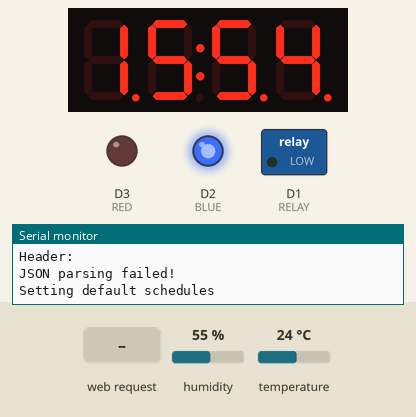
Simulated run of this sketch. Board: ESP8266 (NodeMCU). Parts: 4-digit seven-segment display, switched loads named in the sketch (green lamp = pin HIGH), output pins drawn as LEDs (lit = HIGH), the last lines printed to the serial monitor. Inputs (shaded band) come from the test bench; at power-on: temperature 24 °C, humidity 55 %. WiFi joins after 1.5 s; servers stay silent unless stated; uploads are accepted with an empty reply.

Above: at 10.0 s.
10.1 s: HTTP request GET /?submit=ON received
At 10.5 s:
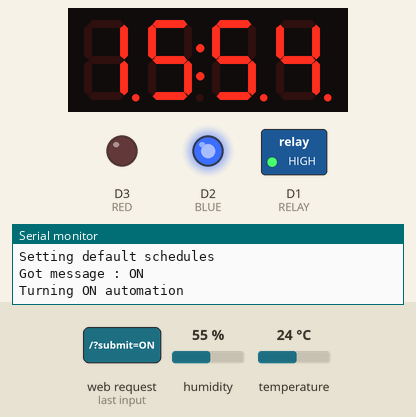
12.5 s: HTTP request GET /?submit=OFF received
At 16.2 s:
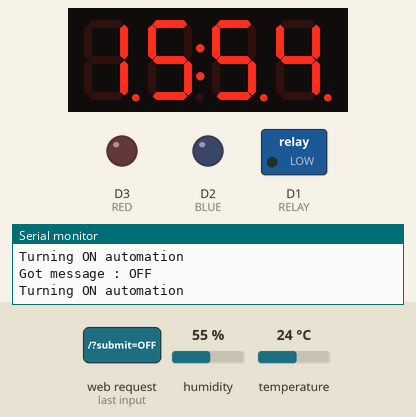
18.8 s: temperature set to 12 °C
At 29.4 s:
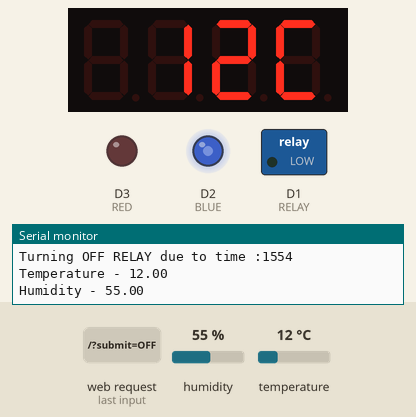
30.4 s: HTTP request GET /?submit=ON received
At 31.3 s:
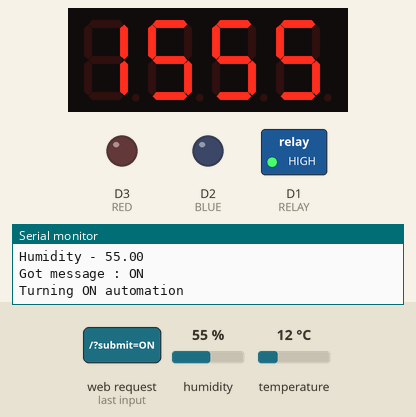
40.4 s: temperature set to 19 °C
At 50.4 s:
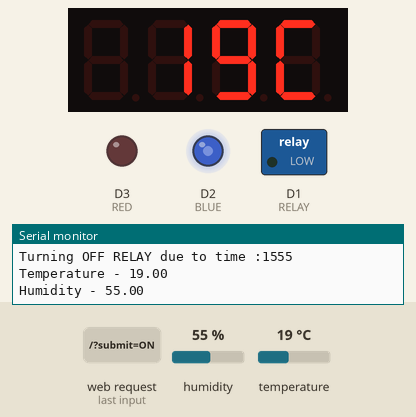
54.4 s: temperature set to 28 °C
At 59.7 s:
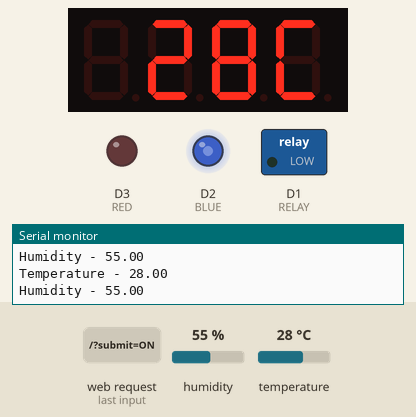
Timing chart, 0 to 61.5 s (numbered marks = the images above; inputs shaded):
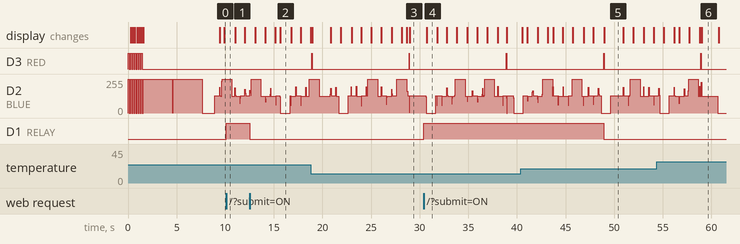

The sketch:

webserver05.ino
```cpp
// (licence header left out)
// basic includes
#include <ESP8266WiFi.h>
#include <ESP8266WebServer.h>
// controls the 7 segment display
#include <TM1637Display.h>

// enables UDP
#include <WiFiUdp.h>

// time management libraries - uses millis() to manage time
#include <Time.h>
#include <TimeLib.h>

// DHT library to manage the temperature sensor
#include <SimpleDHT.h>

// JSON management library
#include <ArduinoJson.h>

// Secure WiFi client
#include <WiFiClientSecure.h>

// Wifi parameters / auth
#define ssid  ""
#define password "$!23"

// set some parameters to define time delays
#define MAX_ATTEMPTS_FOR_TIME 5
#define MAX_CONNECTION_ATTEMPTS 30
#define MAX_ATTEMPTS 30
#define CHECK_SWITCH_TIME 20000
#define CHECK_SCHEDULES 600000
#define MAX_SCHEDULES 5

// define the pins for RELAY & LED
#define RELAY D1
#define BLUE D2
#define RED D3
#define DHT22_PIN D6

// http port
#define HTTP_PORT 80
// http port
#define HTTPS_PORT 443

// define how much IST exceeds GMT in seconds
#define IST 19800

const size_t MAX_CONTENT_SIZE = 512;

// timezonedb host & URLs
const char *timezonedbhost = "api.timezonedb.com";
const char *timezoneparams = "/v2/get-time-zone?key=&by=zone&zone=Asia/Kolkata&format=json";

// define host and connection params to Google Spread Sheets
const char *googlehost = "sheets.googleapis.com";
// connect to a 2 column google sheet with the following layout
// |Start Time    | End Time
// | 1730         | 2215
// | 530          | 615
// | 745          | 753
// | 1730         | 1750
// replace the sheet id and your api key
const char *sheetsURI = "/v4/spreadsheets/1gZAFBTq6aTY-/values/Sheet1!A2:B7?key=AIzaSyDA7nPA320L7-";

// Index page - hard-coded, ideally should be encased in PROGMEM (https://www.arduino.cc/en/Reference/PROGMEM)
const String INDEX_PAGE = "<!DOCTYPE html>\r\n<html>\r\n<head> \r\n<title>On/Off Switch </title>\r\n</head>\r\n<style> \r\n.label_chk {\r\n  padding: 15px 25px;\r\n  font-size: 24px;\r\n  font-size: 4.0vw;\r\n  margin-bottom:25px;\r\n  text-align: center;\r\n}\r\n.button_on {\r\n  display: block;\r\n  height:100px;\r\n  width:80%;\r\n  padding: 15px 25px;\r\n  font-size: 24px;\r\n  font-size: 4.0vw;\r\n  margin-left:auto;\r\n  margin-right:auto;\r\n  margin-bottom:25px;\r\n  margin-top:auto;  \r\n  cursor: pointer;\r\n  text-align: center;\r\n  text-decoration: none;\r\n  outline: none;\r\n  color: #fff;\r\n  background-color: GREEN;\r\n  border: none;\r\n  border-radius: 15px;\r\n  box-shadow: 0 9px #999;\r\n}\r\n\r\n.button_off {\r\n  display: block;\r\n  height:100px;\r\n  width:80%;  \r\n  padding: 15px 25px;\r\n  font-size: 24px;\r\n  font-size: 4.0vw;\r\n  margin-left:auto;\r\n  margin-right:auto;  \r\n  margin-bottom:auto;\r\n  margin-top:auto;  \r\n  cursor: pointer;\r\n  text-align: center;\r\n  text-decoration: none;\r\n  outline: none;\r\n  color: #fff;\r\n  background-color: RED;\r\n  border: none;\r\n  border-radius: 15px;\r\n  box-shadow: 0 9px #999;\r\n}\r\n.button_on:hover {background-color: #3e8e41}\r\n.button_off:hover {background-color: #ff3341}\r\n\r\n.button_off:active {\r\n  background-color: #ff3341;\r\n  box-shadow: 0 5px #666;\r\n  transform: translateY(4px);\r\n\r\n}\r\n\r\n.button_on:active {\r\n  background-color: #3e8e41;\r\n  box-shadow: 0 5px #666;\r\n  transform: translateY(4px);\r\n}\r\n\r\n.ckhbox {\r\n  height: 30px;\r\n  width: 30px;\r\n}\r\n\r\n\r\n</style>\r\n<script type=\"text/javascript\">\r\n  function updateTextInput(val) {\r\n          document.getElementById('textInput').value=val; \r\n        }       \r\n</script>\r\n<body>\r\n\r\n<form action=\"/\" method=\"post\">\r\n<table>\r\n  <button name=\"submit\" align=\"center\" class=\"button_on\" type=\"submit\" value=\"ON\"> ON </button>\r\n  <button name=\"submit\" align=\"center\" class=\"button_off\" type=\"submit\" value=\"OFF\"> OFF </button> \r\n </table>\r\n <br/>\r\n\t<div align=\"center\">  \r\n\t  <input class = \"ckhbox\" type=\"checkbox\" value=\"ON\"  name=\"check\" />\r\n\t  <label class=\"label_chk\"> Turn off automation !</label>\r\n\t</div>\r\n</form> \r\n</body>\r\n</html>";


const int CLK = D5; //Set the CLK pin connection to the display
const int DIO = D4; //Set the DIO pin connection to the display

String localIP = "";

unsigned int localPort = 2390;      // local port to listen for UDP packets
IPAddress timeServerIP; // time.nist.gov NTP server address
const char* ntpServerName = "time.nist.gov";
const int NTP_PACKET_SIZE = 48; // NTP time stamp is in the first 48 bytes of the message
byte packetBuffer[ NTP_PACKET_SIZE]; //buffer to hold incoming and outgoing packets

// A UDP instance to let us send and receive packets over UDP
WiFiUDP udp;

// 4 segment display
TM1637Display display(CLK, DIO); //set up the 4-Digit Display.

time_t timeVal;

unsigned long int t_SENSE_TEMP = 0;

const uint8_t SEG_CONN[] = {
	SEG_A | SEG_D | SEG_E | SEG_F,                   // C
	SEG_A | SEG_B | SEG_C | SEG_D | SEG_E | SEG_F,   // O
	SEG_C | SEG_E | SEG_G,                           // n
	SEG_C | SEG_E | SEG_G,           				 // n
};

const uint8_t SEG_ERR[] = {
	SEG_A | SEG_D | SEG_E | SEG_F | SEG_G,  // E
	SEG_E | SEG_G,   						// r
	SEG_E | SEG_G,                         // r
	0
};

const uint8_t SEG_SYNC[] = {
	SEG_A | SEG_C | SEG_D | SEG_F | SEG_G,   // S
	SEG_B | SEG_C | SEG_D | SEG_F | SEG_G,  // y
	SEG_C | SEG_E | SEG_G,                  // n
	SEG_A | SEG_D | SEG_E | SEG_F           // C
};

const uint8_t LETTER_C = SEG_A | SEG_D | SEG_E | SEG_F ; // 'C'
const uint8_t LETTER_H = SEG_C | SEG_E | SEG_F | SEG_G ; // 'H'

// define the temperture object
SimpleDHT22 dht22;

//define a structure to hold the start and end times in the schedule.
typedef struct {
  int startTime;
  int endTime;
} t_schedule;

// define the maximum number of schedules
t_schedule g_schedules[MAX_SCHEDULES];

// global variables to ensure schedules are set
int g_definedSchedules = 0;

// define some counters that will be used with millis() - cannot use delay()
unsigned long ledCounter = 0, switchCounter =0, counter = 0, scheduleCount = 0;

//display delay to show the temp for 2s
int g_TimeDelay = 500; // 500 ms

// Create a WebServer Object
ESP8266WebServer server;

//Automation On/Off flag
boolean isAutomated = true;

// define the methods ...
bool getTemperatureHumidity(float&, float&); // get temp
bool connectToWiFi(); // connect to WiFi
unsigned long sendNTPpacket(IPAddress&);
time_t getTime();
time_t getTimeFromTimeZoneDB(const char*, const char*);
void refreshSchedules();
void setSchedules(const char*, const char*) ;
boolean isTimeInSchedule(unsigned int);
boolean syncTimeSheetFromGoogleSheets(const char*, const char*);
void checkSwitchTime();
void handleSubmit();
void handleRoot();
time_t getTimeBackup() ;
void displayTemperature();

// the main set up function
void setup()
{
 	int attempt = 0;
 	Serial.begin(115200);

 	// set the LEDs & relay
 	pinMode(RELAY, OUTPUT);
 	pinMode(BLUE, OUTPUT);
 	pinMode(RED, OUTPUT);

 	display.setBrightness(0x0f); //set the diplay to maximum brightness
	timeVal = 0;

 	// attempt connection
 	display.setSegments(SEG_CONN);

 	// connect to Wifi
	if(connectToWiFi()) {
		Serial.println("Starting UDP");
		udp.begin(localPort);
		Serial.print("Local port: ");

		Serial.println(udp.localPort());

		while(attempt < MAX_ATTEMPTS_FOR_TIME) {
			timeVal = getTime();
			if(timeVal) // got time !
				break;

			attempt++;
		}

		Serial.print("Get time value : ");
		Serial.println(timeVal);
	}

	if(timeVal > 0) {
		setTime(timeVal);
	} else {
		display.setSegments(SEG_ERR);
	}

	// set up sync provider for getting time every 180 seconds
	setSyncProvider(getTime);
	setSyncInterval(180);

	// Set the schedules from Google Spreadsheets for the first time
	setSchedules(googlehost, sheetsURI);

	t_SENSE_TEMP = millis();
	// initialize the counters to millis() - which will start the local clock
	scheduleCount = switchCounter = ledCounter = millis();
}


// the main loop function
void loop()
{
	// display time every 500 ms
	if(millis() - ledCounter > g_TimeDelay) {
		displayTime();
		ledCounter = millis();
		g_TimeDelay = 500;
	}

    // Handle the web client
    // #TODO 3: handle default requests
    server.handleClient();

    // Check if automation has been turned off
    if(isAutomated) {
	    // check if its time to switch
    	checkSwitchTime();
		// check if its time to refresh schedules from google docs
		refreshSchedules();
    }


	// check to see if its a good time to display the temperature too
    displayTemperature();

    if(second()%3)
    	digitalWrite(BLUE, !digitalRead(BLUE));
}

// display the current synched time to the 7 segment display
void displayTime()
{
	unsigned int t = hour() * 100 + minute();
	display.showNumberDecEx(t, second()%2?0xff:0x00, true);
}

// display the current temperature
void displayTemperature()
{
	if(millis() - t_SENSE_TEMP > 10000) {
		// turn on the RED LED
		digitalWrite(RED, HIGH);

		float temperature, humidity;

		t_SENSE_TEMP = millis();
		if(getTemperatureHumidity(temperature, humidity)) {
			// data to display on the 7 segment display
			uint8_t data[] = { 0xff, 0xff, 0xff, 0xff }; // all on

			// first display the temperture
			data[0] = temperature < 0 ? SEG_G : 0; // '-' sign

			data[1] = display.encodeDigit((int)temperature / 10); // first digit
			data[2] = display.encodeDigit((int)temperature % 10); // second digit
			data[3] = LETTER_C; // 'C' centigrade

			display.setSegments(data);
		} else {
			display.setSegments(SEG_ERR);
		}

		// display the temp for at least 2 seconds
		g_TimeDelay = 2000; // 2secs
		digitalWrite(RED, LOW);
	}
}

// connects to Wifi and sets up the WebServer !
bool connectToWiFi() {
	Serial.println();
	Serial.println();
	Serial.print("Connecting to ");
	Serial.println(ssid);

	int count = 0;

	WiFi.begin(ssid, password);

	while (WiFi.status() != WL_CONNECTED) {
		if(count++ > MAX_CONNECTION_ATTEMPTS) // 30 attempts
			return false;
		display.showNumberDecEx(count, 0x00, true);
		digitalWrite(BLUE, HIGH);
		digitalWrite(RED, HIGH);
		delay(100);
		digitalWrite(BLUE, LOW);
		digitalWrite(RED, LOW);
		delay(100);
		Serial.print(".");
	}

	Serial.println("");
	Serial.println("WiFi connected");
	Serial.println("IP address: ");

	localIP = WiFi.localIP().toString();
	Serial.println(localIP);

	// start the server at the root
	server.on("/", handleRoot);
	server.begin();


	return true;
}

// getTime()
time_t getTime()
{
	display.setSegments(SEG_SYNC);
	digitalWrite(BLUE, HIGH);
	WiFi.hostByName(ntpServerName, timeServerIP);
	sendNTPpacket(timeServerIP); // send an NTP packet to a time server

	// wait to see if a reply is available
	delay(3000);

	int cb = udp.parsePacket();
	digitalWrite(BLUE, LOW);
	// introduce a back up for time as its critical for the overall operation
	if (!cb) {
		Serial.println("no packet yet, trying timezonedb as back up!");
		return getTimeBackup();
		// even if this fails, you must connect the system to an RTC module
		// set up time and obtain it.
	}
	else {
		Serial.print("packet received, length=");
		Serial.println(cb);
		// We've received a packet, read the data from it
		udp.read(packetBuffer, NTP_PACKET_SIZE); // read the packet into the buffer

		//the timestamp starts at byte 40 of the received packet and is four bytes,
		// or two words, long. First, esxtract the two words:
		unsigned long highWord = word(packetBuffer[40], packetBuffer[41]);
		unsigned long lowWord = word(packetBuffer[42], packetBuffer[43]);
		// combine the four bytes (two words) into a long integer
		// this is NTP time (seconds since Jan 1 1900):
		unsigned long secsSince1900 = highWord << 16 | lowWord;

		Serial.print("Seconds since Jan 1 1900 = " );
		Serial.println(secsSince1900);

		// now convert NTP time into everyday time:
		Serial.print("Unix time = ");
		// Unix time starts on Jan 1 1970. In seconds, that's 2208988800:
		const unsigned long seventyYears = 2208988800UL;
		// subtract seventy years:
		unsigned long epoch = secsSince1900 - seventyYears;
		// print Unix time:
		Serial.println(epoch);

		epoch += IST; // IST ahead by 5 hrs 30 mins

		return epoch;
	}

}

// send an NTP request to the time server at the given address
unsigned long sendNTPpacket(IPAddress& address)
{
  Serial.println("sending NTP packet...");
  // set all bytes in the buffer to 0
  memset(packetBuffer, 0, NTP_PACKET_SIZE);
  // Initialize values needed to form NTP request
  // (see URL above for details on the packets)
  packetBuffer[0] = 0b11100011;   // LI, Version, Mode
  packetBuffer[1] = 0;     // Stratum, or type of clock
  packetBuffer[2] = 6;     // Polling Interval
  packetBuffer[3] = 0xEC;  // Peer Clock Precision
  // 8 bytes of zero for Root Delay & Root Dispersion
  packetBuffer[12]  = 49;
  packetBuffer[13]  = 0x4E;
  packetBuffer[14]  = 49;
  packetBuffer[15]  = 52;

  // all NTP fields have been given values, now
  // you can send a packet requesting a timestamp:
  udp.beginPacket(address, 123); //NTP requests are to port 123
  udp.write(packetBuffer, NTP_PACKET_SIZE);
  udp.endPacket();
}

// API to get your temperature and humidity
bool getTemperatureHumidity(float &temp, float &hum) {
  // read without samples.
  float temperature = 0;
  float humidity = 0;
  int err = SimpleDHTErrSuccess;
  if ((err = dht22.read2(DHT22_PIN, &temperature, &humidity, NULL)) != SimpleDHTErrSuccess) {
    Serial.print("Reading DHT22 failed - may not be connected, err=");
    Serial.println(err);
    return false;
  }

  temp = temperature;
  hum = humidity;

  Serial.print("Temperature - ");
  Serial.println(temp);

  Serial.print("Humidity - ");
  Serial.println(hum);

  Serial.println();

  return true;
}

// handle all server requests
void handleRoot()
{
  if (server.hasArg("submit")) {
    handleSubmit();
  }
  else {
    Serial.print("Going to index page, current value of relay : ");
    Serial.println(digitalRead(RELAY));
    server.send(200, "text/html", INDEX_PAGE);
  }
}

// handle the submit button
void handleSubmit()
{
  String submit = server.arg("submit");
  String automationShutdown = server.arg("check");

  if(submit == "ON") {
    Serial.print("Got message : ");
    Serial.println(submit);
    digitalWrite(D1, HIGH);
    digitalWrite(BLUE, HIGH);
  } else if (submit == "OFF") {
    Serial.print("Got message : ");
    Serial.println(submit);
    digitalWrite(D1, LOW);
	digitalWrite(BLUE, LOW);
  }

  // turn off automation if
  if(automationShutdown == "ON") {
  	Serial.println("Turning OFF automation");
  	isAutomated = false;
  } else {
  	Serial.println("Turning ON automation");
  	isAutomated = true;
  }

  server.send(200, "text/html", INDEX_PAGE);
}

// Check if its time to switch on the RELAY
void checkSwitchTime()
{
   if(millis() - switchCounter > CHECK_SWITCH_TIME) { // check every 1 minute(s)
    unsigned int t = hour()*100 + minute();

    if(isTimeInSchedule(t)) {
      digitalWrite(RELAY, HIGH); // turn ON on NC at relay

      Serial.print("Turning ON RELAY due to time :");
      Serial.println(t);

    } else {
      digitalWrite(RELAY, LOW);
      Serial.print("Turning OFF RELAY due to time :");
      Serial.println(t);
    }

    switchCounter = millis();
  }
}

// wrapper API for getTimeFromTimeZoneDB
time_t getTimeBackup()
{
	return getTimeFromTimeZoneDB(timezonedbhost, timezoneparams);
}

// connect to timezone db !
time_t getTimeFromTimeZoneDB(const char* host, const char* params)
{
  Serial.print("Trying to connect to ");
  Serial.println(host);

  // Use WiFiClient for timezonedb
  WiFiClient client;
  if (!client.connect(host, HTTP_PORT)) {
    Serial.print("Failed to connect to :");
    Serial.println(host);
    return 0;
  }

  Serial.println("connected !....");

  // send a GET request
  client.print(String("GET ") + timezoneparams + " HTTP/1.1\r\n" +
             "Host: " + host + "\r\n" +
             "User-Agent: ESP8266\r\n" +
             "Accept: */*\r\n" +
             "Connection: close\r\n\r\n");

  // bypass HTTP headers
  while (client.connected()) {
    String line = client.readStringUntil('\n');
    Serial.print( "Header: ");
    Serial.println(line);
    if (line == "\r") {
      break;
    }
  }

  // get the length component
  while (client.connected()) {
    String line = client.readStringUntil('\n');
    Serial.print( "Body Length: ");
    Serial.println(line);
      break;
  }

  String line = "";

  // get the actual body, which has the JSON content
  while (client.connected()) {
    line = client.readStringUntil('\n');
    Serial.print( "Json body: ");
    Serial.println(line);
    break;
  }

  // Use Arduino JSON libraries parse the JSON object
  const size_t BUFFER_SIZE =
      JSON_OBJECT_SIZE(8)    // the root object has 8 elements
      + MAX_CONTENT_SIZE;    // additional space for strings

  // Allocate a temporary memory pool
  DynamicJsonBuffer jsonBuffer(BUFFER_SIZE);

  JsonObject& root = jsonBuffer.parseObject(line);

  if (!root.success()) {
    Serial.println("JSON parsing failed!");
    return -1;
  }

  Serial.println("Parsing a success ! -- ");

  // 'timestamp' has the exact UNIX time for the zone specified by zone param
  Serial.println((long)root["timestamp"]);

  return (time_t)root["timestamp"];
}

// get data schedule from Google spreadsheets
boolean syncTimeSheetFromGoogleSheets(const char* host, const char* uri) {
  Serial.print("Trying to connect to ");
  Serial.println(host);

  // Use WiFiClient
  WiFiClientSecure client;
  if (!client.connect(host, HTTPS_PORT)) {
    Serial.print("Failed to connect to :");
    Serial.println(host);
    return false;
  }

  Serial.println("connected !....");

  client.print(String("GET ") + uri + " HTTP/1.1\r\n" +
             "Host: " + host + "\r\n" +
             "User-Agent: ESP8266\r\n" +
             "Accept: */*\r\n" +
             "Connection: close\r\n\r\n");

  // bypass HTTP headers
  while (client.connected()) {
    String line = client.readStringUntil('\n');
    Serial.print( "Header: ");
    Serial.println(line);
    if (line == "\r") {
      break;
    }
  }

  const size_t BUFFER_SIZE =
      JSON_OBJECT_SIZE(8)    // the root object has 8 elements
      + MAX_CONTENT_SIZE;    // additional space for strings

  // Allocate a temporary memory pool
  DynamicJsonBuffer jsonBuffer(BUFFER_SIZE);

  JsonObject& root = jsonBuffer.parseObject(client);

  if (!root.success()) {
    Serial.println("JSON parsing failed!");
    return false;
  }

  Serial.println("Parsing a success ! ");

  int index = 0;
  int times[2], tindex = 0;

  g_definedSchedules = 0;

  JsonArray& scheduleArray = root["values"];
  for (JsonArray& t : scheduleArray) {
    tindex = 0;
    for (JsonVariant o : t) {
      Serial.print("Array : ");
      Serial.println(o.as<int>());

      times[tindex++] =  o.as<int>();
    }
    Serial.println(tindex);
    g_schedules[g_definedSchedules].startTime = times[0];
    g_schedules[g_definedSchedules].endTime = times[1];

    g_definedSchedules++;

    if(g_definedSchedules > MAX_SCHEDULES-1)
      break;
  }

  for(int i = 0; i <g_definedSchedules;i++ ) {
    Serial.print("ScheDule : ");
    Serial.print(g_schedules[i].startTime) ;
    Serial.print(", ");
    Serial.println(g_schedules[i].endTime) ;
  }

  return true;
}

// check if the time t is within the schedule obtained from google spreadsheets
boolean isTimeInSchedule(unsigned int t)
{
  boolean inSchedule = false;

  for(int i = 0; i <g_definedSchedules;i++ ) {
    if(t >= g_schedules[i].startTime && t <= g_schedules[i].endTime) {
      inSchedule = true;
      break;
    }
  }

  return inSchedule;
}

// obtain data from Google Sheets and obtain the global schedule variables
void setSchedules(const char* host, const char* uri)
{
  if(syncTimeSheetFromGoogleSheets(host, uri)) {
    Serial.println("Successfully synched time schedules");
  } else {
    Serial.println("Setting default schedules");

    // set to default hard-coded schedules
    g_schedules[0].startTime = 1730;
    g_schedules[0].endTime = 2215;

    g_definedSchedules = 1; // define just one schedule
  }
}

// refresh the schedules from Google Sheets
void refreshSchedules()
{
  if(millis() - scheduleCount > CHECK_SCHEDULES) {
    // get schedules from google sheets
    setSchedules(googlehost, sheetsURI);
    scheduleCount = millis();
  }
}
```

Measured:
- after the input at 10.1 s, D1 (RELAY): LOW → HIGH at once
- after the input at 12.5 s, D1 (RELAY): HIGH → LOW at once
- after the input at 30.4 s, D1 (RELAY): LOW → HIGH at once
- what the display in image 2 shows lasts 1.1 s, from 15.7 s to 16.8 s
- what the display in image 5 shows lasts 1.9 s, from 49.0 s to 50.9 s
